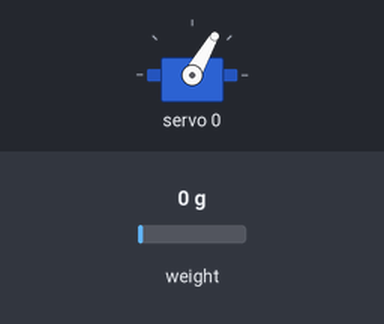
Bench run of a sketch on a simulated Arduino Uno, built with avr-gcc and run on an emulated ATmega328P. Parts: servo. The test bench sets the inputs (shaded band); at power-on: weight on the scale 0 g. The ROS host is connected and sends only what is stated.

Above: at 5.9 s.
At 18.7 s:
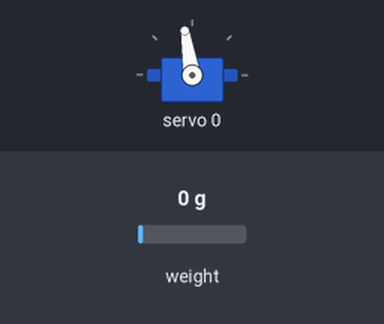
At 25.1 s:
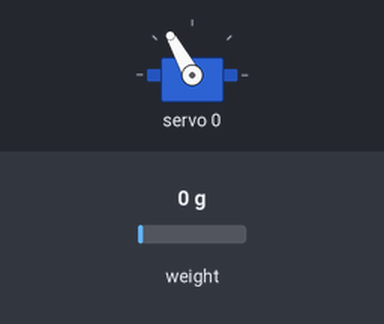
At 33.1 s:
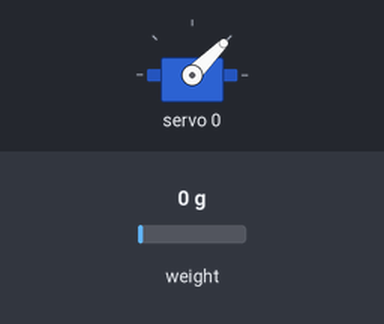
Timing chart, 0 to 34.6 s (numbered marks = the images above):
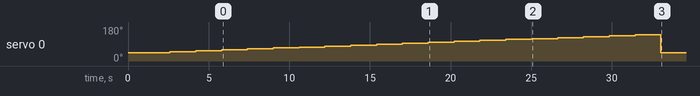

The sketch:

thrust_test_ROS.ver.ino
```cpp
#include "HX711.h"
#include <Wire.h>
#include <Adafruit_PWMServoDriver.h> //scl = A5 / sda = A4
#include <ros.h>
#include <std_msgs/Float64.h>


ros::NodeHandle nh;

std_msgs::Float64 pwm_msg;
std_msgs::Float64 thrust_msg;

ros::Publisher pwm("pwm", &pwm_msg);
ros::Publisher thrust("thrust", &thrust_msg);

HX711 scale(A1, A0);

Adafruit_PWMServoDriver PWM=Adafruit_PWMServoDriver();

void Run(float duty)
{
  PWM.setPWM(0,0, constrain(map(duty, 0, 100, 1613, 3226), 1613, 3226));
  delay(1500);

  pwm_msg.data = duty;
  thrust_msg.data = 37.037*scale.get_units()*9.81/1000;

  pwm.publish( &pwm_msg );
  thrust.publish( &thrust_msg );
  nh.spinOnce();

}
void setup()
{
  PWM.begin();
  PWM.setPWMFreq(390); //->400hz로 측정됨 = 2.5ms 즉 1당 0.620us
  scale.set_scale(2280.f);
  scale.tare();

  nh.initNode();
  nh.advertise(pwm);
  nh.advertise(thrust);

  for(int i=0;i<100;i = i + 5)
  {
    Run(i);
  }

}

void loop()
{
  PWM.setPWM(0,0, 1613);
}
```

Measured:
- by itself, servo 0: rises from 45° to 138° in 28.8 s, then falls to 45° in 1.6 s
